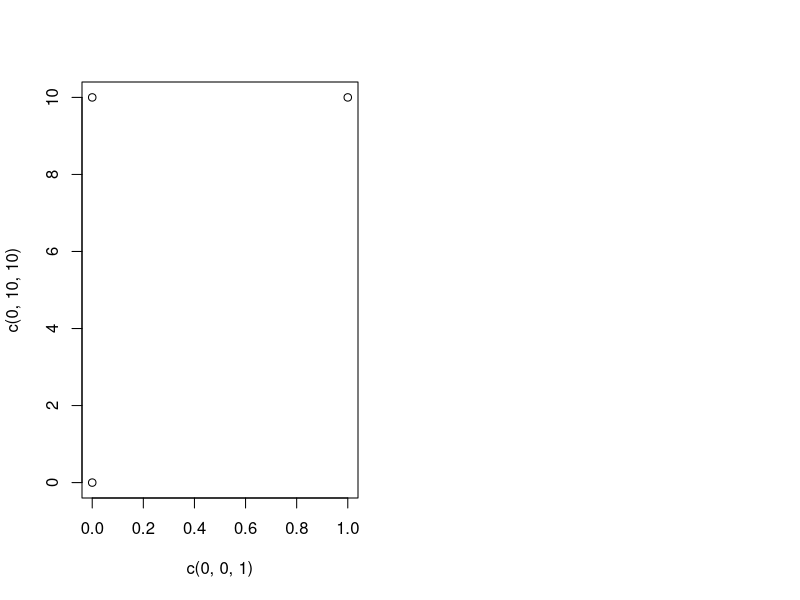

Generate this figure with R: (Note: this script raises an error after producing the figure.)
#Homework for Lab 8

#-------------------------------------------------------------------------
#Question 1

#Part A

xbar = .953
n = 45
stddev = .25
conf = .95
z = qnorm((1+conf)/2,0,1); z
interval <- c(xbar - z*(stddev/sqrt(n)),xbar + z*(stddev/sqrt(n))); interval

conf = .99
z = qnorm((1+conf)/2,0,1); z
interval <-  c(xbar - z*(stddev/sqrt(n)),xbar + z*(stddev/sqrt(n))); interval
#We can say that we are 95% confident that the population mean mu falls
#in the interval (.8799565, 1.0260435)

#Part B

ybar = .953
n = 75
stddev = .25
conf = .95
z = qnorm((1+conf)/2,0,1); z
interval <- c(ybar - z*(stddev/sqrt(n)),ybar + z*(stddev/sqrt(n))); interval

conf = .99
z = qnorm((1+conf)/2,0,1); z
interval <-c(ybar - z*(stddev/sqrt(n)),ybar + z*(stddev/sqrt(n))); interval

#We can say that we are 95% confident that the population mean mu falls
#in the interval (.8964207, 1.0095793)
#This is a clear example of how the higher number of trials leads to better data as the
#n=75 interval spans less space than that of n=45

#-----------------------------------------------------------------------
#Question 2

values <- c(.593,.142,.329,.0691,.231,.793,.519,.392,.418)
xbar = mean(values)
n = length(values)
stddev = sqrt((1/(n-1))*sum((values-xbar)^2))
conf = .95
t = qt((1+conf)/2,n-1)
interval <- c(xbar - t*(stddev/sqrt(n)),xbar + t*(stddev/sqrt(n))); interval

conf = .99
t = qt((1+conf)/2,n-1)
interval <- c(xbar - t*(stddev/sqrt(n)),xbar + t*(stddev/sqrt(n))); interval

#We can say that we are 95% confident that the population mean mu falls
#in the interval (.2123846,.5623043)

#A 99% confidence interval means that there is a 99% chance that the actual
#mean will fall within three standard deviations of the sample mean

#-----------------------------------------------------------------------
#Question 3

values <- c(6,7,7,11,6,9,9,3,5,4,4,8,1,8,2,6,4,5,3,3,2,12,4,10,8,2,5,3,3,3)
xbar = mean(values)
n = 30

#Part A

#For Poisson distribution E[X] = lambda
#so E[X] = xbar = mean(values)
xbar

#Part B

stddev = 2.366
conf = .95
z = qnorm((1+conf)/2,0,1); z
interval <-  c(xbar - z*(stddev/sqrt(n)),xbar + z*(stddev/sqrt(n))); interval

#------------------------------------------------------------------------
#Question 4

f_pgivenx = function(r){f = function(t){dunif(t,0,1)*dgeom(r[2],t)};
C = integrate(f,0,1)$value;
return(f(r[1])/C)}

h = seq(0.01,1,0.01)
par(mfrow=c(1,2))
plot(c(0,0,1), c(0,10,10))
for(i in 1:length(h))
{y = f_pgivenx(c(h[i],2))
points(head[i],y)}

plot(c(0,0,1), c(0,10,10))
for(i in 1:length(h))
{y = f_pgivenx(c(h[i],10))
points(h[i],y)}

